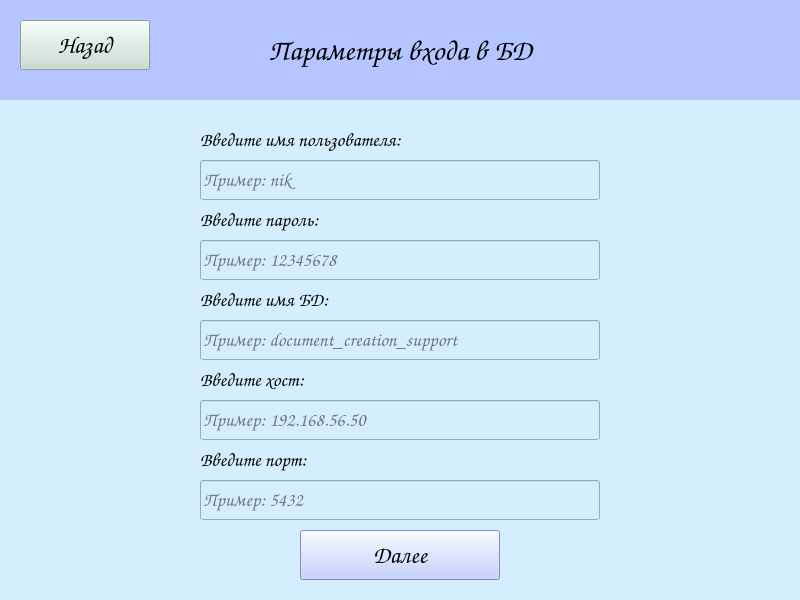
<?xml version="1.0" encoding="UTF-8"?>
<ui version="4.0">
 <class>inputParamToDBWindow</class>
 <widget class="QMainWindow" name="inputParamToDBWindow">
  <property name="windowModality">
   <enum>Qt::NonModal</enum>
  </property>
  <property name="geometry">
   <rect>
    <x>0</x>
    <y>0</y>
    <width>800</width>
    <height>600</height>
   </rect>
  </property>
  <property name="font">
   <font>
    <weight>50</weight>
    <bold>false</bold>
   </font>
  </property>
  <property name="windowTitle">
   <string>Experiment</string>
  </property>
  <property name="styleSheet">
   <string notr="true">background-color: rgb(212, 237, 255);</string>
  </property>
  <widget class="QWidget" name="centralwidget">
   <widget class="QLabel" name="label">
    <property name="geometry">
     <rect>
      <x>0</x>
      <y>0</y>
      <width>800</width>
      <height>100</height>
     </rect>
    </property>
    <property name="font">
     <font>
      <family>Comic Sans MS</family>
      <pointsize>22</pointsize>
      <weight>75</weight>
      <italic>false</italic>
      <bold>true</bold>
     </font>
    </property>
    <property name="layoutDirection">
     <enum>Qt::LeftToRight</enum>
    </property>
    <property name="autoFillBackground">
     <bool>false</bool>
    </property>
    <property name="styleSheet">
     <string notr="true">background-color: rgb(180, 197, 255);</string>
    </property>
    <property name="text">
     <string>Параметры входа в БД</string>
    </property>
    <property name="alignment">
     <set>Qt::AlignCenter</set>
    </property>
    <property name="wordWrap">
     <bool>false</bool>
    </property>
   </widget>
   <widget class="QLabel" name="Label1">
    <property name="geometry">
     <rect>
      <x>200</x>
      <y>120</y>
      <width>400</width>
      <height>40</height>
     </rect>
    </property>
    <property name="font">
     <font>
      <family>Comic Sans MS</family>
      <pointsize>14</pointsize>
      <weight>50</weight>
      <italic>false</italic>
      <bold>false</bold>
     </font>
    </property>
    <property name="layoutDirection">
     <enum>Qt::LeftToRight</enum>
    </property>
    <property name="autoFillBackground">
     <bool>false</bool>
    </property>
    <property name="styleSheet">
     <string notr="true"/>
    </property>
    <property name="text">
     <string>Введите имя пользователя:</string>
    </property>
    <property name="alignment">
     <set>Qt::AlignLeading|Qt::AlignLeft|Qt::AlignVCenter</set>
    </property>
    <property name="wordWrap">
     <bool>false</bool>
    </property>
   </widget>
   <widget class="QLabel" name="Label2">
    <property name="geometry">
     <rect>
      <x>200</x>
      <y>200</y>
      <width>400</width>
      <height>40</height>
     </rect>
    </property>
    <property name="font">
     <font>
      <family>Comic Sans MS</family>
      <pointsize>14</pointsize>
      <weight>50</weight>
      <italic>false</italic>
      <bold>false</bold>
     </font>
    </property>
    <property name="layoutDirection">
     <enum>Qt::LeftToRight</enum>
    </property>
    <property name="autoFillBackground">
     <bool>false</bool>
    </property>
    <property name="styleSheet">
     <string notr="true"/>
    </property>
    <property name="text">
     <string>Введите пароль:</string>
    </property>
    <property name="alignment">
     <set>Qt::AlignLeading|Qt::AlignLeft|Qt::AlignVCenter</set>
    </property>
    <property name="wordWrap">
     <bool>false</bool>
    </property>
   </widget>
   <widget class="QPushButton" name="inputButton">
    <property name="geometry">
     <rect>
      <x>300</x>
      <y>530</y>
      <width>200</width>
      <height>50</height>
     </rect>
    </property>
    <property name="font">
     <font>
      <family>Comic Sans MS</family>
      <pointsize>18</pointsize>
      <weight>75</weight>
      <bold>true</bold>
     </font>
    </property>
    <property name="styleSheet">
     <string notr="true">background-color: rgb(180, 197, 255);</string>
    </property>
    <property name="text">
     <string>Далее</string>
    </property>
    <property name="default">
     <bool>false</bool>
    </property>
    <property name="flat">
     <bool>false</bool>
    </property>
   </widget>
   <widget class="QLineEdit" name="passwordLineEdit">
    <property name="geometry">
     <rect>
      <x>200</x>
      <y>240</y>
      <width>400</width>
      <height>40</height>
     </rect>
    </property>
    <property name="font">
     <font>
      <family>Comic Sans MS</family>
      <pointsize>14</pointsize>
      <weight>50</weight>
      <italic>false</italic>
      <bold>false</bold>
     </font>
    </property>
    <property name="cursor">
     <cursorShape>IBeamCursor</cursorShape>
    </property>
    <property name="tabletTracking">
     <bool>true</bool>
    </property>
    <property name="styleSheet">
     <string notr="true">border-color: rgb(0, 85, 0);</string>
    </property>
    <property name="echoMode">
     <enum>QLineEdit::Password</enum>
    </property>
    <property name="placeholderText">
     <string>Пример: 12345678</string>
    </property>
   </widget>
   <widget class="QLineEdit" name="nameUserLineEdit">
    <property name="geometry">
     <rect>
      <x>200</x>
      <y>160</y>
      <width>400</width>
      <height>40</height>
     </rect>
    </property>
    <property name="font">
     <font>
      <family>Comic Sans MS</family>
      <pointsize>14</pointsize>
      <weight>50</weight>
      <italic>false</italic>
      <bold>false</bold>
     </font>
    </property>
    <property name="cursor">
     <cursorShape>IBeamCursor</cursorShape>
    </property>
    <property name="tabletTracking">
     <bool>true</bool>
    </property>
    <property name="styleSheet">
     <string notr="true">border-color: rgb(0, 85, 0);</string>
    </property>
    <property name="echoMode">
     <enum>QLineEdit::Normal</enum>
    </property>
    <property name="placeholderText">
     <string>Пример: nik</string>
    </property>
   </widget>
   <widget class="QLabel" name="Label3">
    <property name="geometry">
     <rect>
      <x>200</x>
      <y>280</y>
      <width>400</width>
      <height>40</height>
     </rect>
    </property>
    <property name="font">
     <font>
      <family>Comic Sans MS</family>
      <pointsize>14</pointsize>
      <weight>50</weight>
      <italic>false</italic>
      <bold>false</bold>
     </font>
    </property>
    <property name="layoutDirection">
     <enum>Qt::LeftToRight</enum>
    </property>
    <property name="autoFillBackground">
     <bool>false</bool>
    </property>
    <property name="styleSheet">
     <string notr="true"/>
    </property>
    <property name="text">
     <string>Введите имя БД:</string>
    </property>
    <property name="alignment">
     <set>Qt::AlignLeading|Qt::AlignLeft|Qt::AlignVCenter</set>
    </property>
    <property name="wordWrap">
     <bool>false</bool>
    </property>
   </widget>
   <widget class="QLineEdit" name="nameDBEditTwo">
    <property name="geometry">
     <rect>
      <x>200</x>
      <y>320</y>
      <width>400</width>
      <height>40</height>
     </rect>
    </property>
    <property name="font">
     <font>
      <family>Comic Sans MS</family>
      <pointsize>14</pointsize>
      <weight>50</weight>
      <italic>false</italic>
      <bold>false</bold>
     </font>
    </property>
    <property name="cursor">
     <cursorShape>IBeamCursor</cursorShape>
    </property>
    <property name="tabletTracking">
     <bool>true</bool>
    </property>
    <property name="styleSheet">
     <string notr="true">border-color: rgb(0, 85, 0);</string>
    </property>
    <property name="echoMode">
     <enum>QLineEdit::Normal</enum>
    </property>
    <property name="placeholderText">
     <string>Пример: document_creation_support</string>
    </property>
   </widget>
   <widget class="QLineEdit" name="passwordLineEditTwo_2">
    <property name="geometry">
     <rect>
      <x>200</x>
      <y>400</y>
      <width>400</width>
      <height>40</height>
     </rect>
    </property>
    <property name="font">
     <font>
      <family>Comic Sans MS</family>
      <pointsize>14</pointsize>
      <weight>50</weight>
      <italic>false</italic>
      <bold>false</bold>
     </font>
    </property>
    <property name="cursor">
     <cursorShape>IBeamCursor</cursorShape>
    </property>
    <property name="tabletTracking">
     <bool>true</bool>
    </property>
    <property name="styleSheet">
     <string notr="true">border-color: rgb(0, 85, 0);</string>
    </property>
    <property name="echoMode">
     <enum>QLineEdit::Normal</enum>
    </property>
    <property name="placeholderText">
     <string>Пример: 192.168.56.50</string>
    </property>
   </widget>
   <widget class="QLabel" name="Label4">
    <property name="geometry">
     <rect>
      <x>200</x>
      <y>360</y>
      <width>400</width>
      <height>40</height>
     </rect>
    </property>
    <property name="font">
     <font>
      <family>Comic Sans MS</family>
      <pointsize>14</pointsize>
      <weight>50</weight>
      <italic>false</italic>
      <bold>false</bold>
     </font>
    </property>
    <property name="layoutDirection">
     <enum>Qt::LeftToRight</enum>
    </property>
    <property name="autoFillBackground">
     <bool>false</bool>
    </property>
    <property name="styleSheet">
     <string notr="true"/>
    </property>
    <property name="text">
     <string>Введите хост:</string>
    </property>
    <property name="alignment">
     <set>Qt::AlignLeading|Qt::AlignLeft|Qt::AlignVCenter</set>
    </property>
    <property name="wordWrap">
     <bool>false</bool>
    </property>
   </widget>
   <widget class="QLineEdit" name="passwordLineEditTwo_3">
    <property name="geometry">
     <rect>
      <x>200</x>
      <y>480</y>
      <width>400</width>
      <height>40</height>
     </rect>
    </property>
    <property name="font">
     <font>
      <family>Comic Sans MS</family>
      <pointsize>14</pointsize>
      <weight>50</weight>
      <italic>false</italic>
      <bold>false</bold>
     </font>
    </property>
    <property name="cursor">
     <cursorShape>IBeamCursor</cursorShape>
    </property>
    <property name="tabletTracking">
     <bool>true</bool>
    </property>
    <property name="styleSheet">
     <string notr="true">border-color: rgb(0, 85, 0);</string>
    </property>
    <property name="echoMode">
     <enum>QLineEdit::Normal</enum>
    </property>
    <property name="placeholderText">
     <string>Пример: 5432</string>
    </property>
   </widget>
   <widget class="QLabel" name="Label5">
    <property name="geometry">
     <rect>
      <x>200</x>
      <y>440</y>
      <width>400</width>
      <height>40</height>
     </rect>
    </property>
    <property name="font">
     <font>
      <family>Comic Sans MS</family>
      <pointsize>14</pointsize>
      <weight>50</weight>
      <italic>false</italic>
      <bold>false</bold>
     </font>
    </property>
    <property name="layoutDirection">
     <enum>Qt::LeftToRight</enum>
    </property>
    <property name="autoFillBackground">
     <bool>false</bool>
    </property>
    <property name="styleSheet">
     <string notr="true"/>
    </property>
    <property name="text">
     <string>Введите порт:</string>
    </property>
    <property name="alignment">
     <set>Qt::AlignLeading|Qt::AlignLeft|Qt::AlignVCenter</set>
    </property>
    <property name="wordWrap">
     <bool>false</bool>
    </property>
   </widget>
   <widget class="QPushButton" name="backButton">
    <property name="geometry">
     <rect>
      <x>20</x>
      <y>20</y>
      <width>130</width>
      <height>50</height>
     </rect>
    </property>
    <property name="font">
     <font>
      <family>Comic Sans MS</family>
      <pointsize>18</pointsize>
      <weight>75</weight>
      <bold>true</bold>
     </font>
    </property>
    <property name="styleSheet">
     <string notr="true">background-color: rgb(200, 220, 210);</string>
    </property>
    <property name="text">
     <string>Назад</string>
    </property>
    <property name="default">
     <bool>false</bool>
    </property>
    <property name="flat">
     <bool>false</bool>
    </property>
   </widget>
  </widget>
 </widget>
 <resources/>
 <connections/>
</ui>
